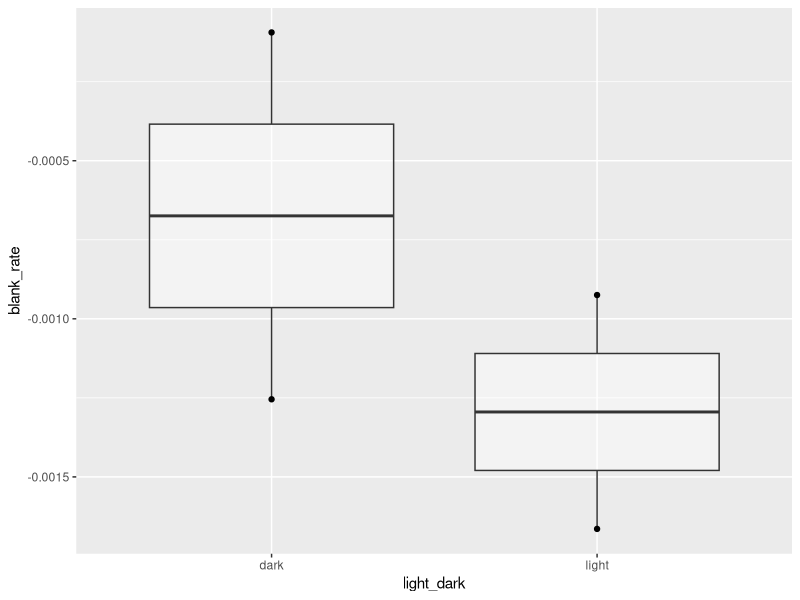

The R script that drew this image: (Note: this script raises an error after producing the figure.)
## ---- chunk 1
library(tidyverse) 
library(here) 
library(patchwork)
## ---- chunk 2
respo_data <-read_csv(here("Data", "Respo", "Pilot", "pilot_tile_respirometry.csv"))
tile_measurements <- read_csv(here("Data","Respo","tile_measurements.csv"))
respo_output <- read_csv(here("Data", "Respo", "Pilot", "respo_lightdark_output.csv"))
comm_comp <- read_csv(here("Data", "encrusting_turf_ratio.csv")) %>% select(-"...1")
## ---- chunk 3
sample_data <- left_join(respo_data, tile_measurements, by = join_by(sample_ID, tile_ID))
## ---- chunk 4
respo_rates <- respo_output %>%
  left_join(sample_data) %>% # Join the raw respo calculations with the metadata
  mutate(chamber_volume_l = chamber_volume_ml * 0.001,  # mL to L conversion
         umol_sec = umol_liter_sec * chamber_volume_l) %>% # Account for chamber volume to convert from umol L-1 s-1 to umol s-1. This standardizes across water volumes (different because different communities on each tile, thickness of epoxy, etc) and removes per Liter
  mutate_if(sapply(., is.character), as.factor)  # convert character columns to factors
  
## ---- chunk 5
rates_normalized <- respo_rates %>% 
  filter(blank == 1) %>% # grab the blanks
  group_by(run_block, light_dark) %>% # can't group by light level because they're slightly different for different respo stands
  summarise(blank_rate = mean(umol_sec, na.rm = TRUE)) %>% # if you have multiple blanks per run take the average
  ungroup() %>% 
  #dplyr::select(Light_level, run_block, blank_rate, date) %>% # this is what I will use to join the blanks back with the raw data
  right_join(respo_rates) %>% # join blanks with the respo data
  mutate(
      # Blank corrected rates
        umol_sec_corrected = umol_sec - blank_rate, # Blank corrected rates = subtract the blank rates from the raw rates   
      # Rates in micromols, normalized to surface area (in cm2)   
         umol_cm2_hr_uncorrected = (umol_sec*3600)/surface_area_cm2,
         umol_cm2_hr = (umol_sec_corrected*3600)/surface_area_cm2, 
      # Rates in micromols, normalized to dry weight (in g)
         umol_g_hr_uncorrected = (umol_sec*3600)/dry_weight_g, 
         umol_g_hr = (umol_sec_corrected*3600)/dry_weight_g,
      # Rates in millimols, normalized to surface area (in cm2)
         mmol_cm2_hr_uncorrected = 0.001*(umol_sec*3600)/surface_area_cm2,
         mmol_cm2_hr = 0.001*(umol_sec_corrected*3600)/surface_area_cm2, # convert to mmol cm-2 hr-1, normalized to surface area
      # Rates in millimols, normalized to dry weight (in g)
         mmol_g_hr_uncorrected = 0.001*(umol_sec*3600)/dry_weight_g,
         mmol_g_hr = 0.001*(umol_sec_corrected*3600)/dry_weight_g
        ) %>% 
  filter(blank!=1) %>% # remove the Blank data
  select(respo_date, sample_ID, tile_ID, treatment, light_dark, run_block, surface_area_cm2, dry_weight_g, umol_cm2_hr,umol_cm2_hr_uncorrected, umol_g_hr, umol_g_hr_uncorrected, mmol_cm2_hr_uncorrected, mmol_cm2_hr, mmol_g_hr_uncorrected, mmol_g_hr, channel_number, temp_C, light_level) #keep only what we need
## ---- chunk 6
blanks_only <- respo_rates %>% 
  filter(blank == 1) %>% # grab the blanks
  group_by(light_dark, run_block) %>%
  summarise(blank_rate = mean(umol_sec, na.rm = TRUE))
## ---- chunk 7
blanks_only %>%
  ggplot(aes(x = light_dark, y = blank_rate)) +
  geom_boxplot(alpha = 0.4) + geom_point()
## ---- chunk 8
rates_PR_SAnorm <- rates_normalized %>%
  select(-c(light_level,temp_C, # remove the things that make light and dark runs different and keep them in separate rows
            umol_cm2_hr_uncorrected, umol_g_hr, umol_g_hr_uncorrected, mmol_cm2_hr_uncorrected, mmol_cm2_hr, mmol_g_hr_uncorrected, mmol_g_hr)) %>% # remove uncorrected column, dry weight column, and mmol colums to pivot
  pivot_wider(names_from = light_dark, 
              values_from = umol_cm2_hr) %>%  # makes light and dark columns with the rates for their respective run 
  rename(respiration = dark , net_photosynthesis = light) %>% # rename the columns
  mutate(respiration = -1 * respiration,  # Make respiration positive
         gross_photosynthesis = respiration + net_photosynthesis) %>% 
  pivot_longer(cols = respiration:gross_photosynthesis, names_to = "PR", values_to = "values") #values still in umol.cm2.hr

rates_PR_SAnorm
## ---- chunk 9
write_csv(rates_PR_SAnorm,here("Data","Respo", "Pilot", "Respo Outputs", "PnR_rates_SAnorm.csv")) # export all the uptake rates
## ---- chunk 10
rates_PR_DWnorm <- rates_normalized %>%
  select(-c(light_level,temp_C, # remove the things that make light and dark runs different and keep them in separate rows
            umol_g_hr_uncorrected, umol_cm2_hr, umol_cm2_hr_uncorrected, mmol_cm2_hr_uncorrected, mmol_cm2_hr, mmol_g_hr_uncorrected, mmol_g_hr)) %>% # remove uncorrected column, dry weight column, and mmol colums to pivot
  pivot_wider(names_from = light_dark, 
              values_from = umol_g_hr) %>%  # makes light and dark columns with the rates for their respective run 
  rename(respiration = dark , net_photosynthesis = light) %>% # rename the columns
  mutate(respiration = -1 * respiration,  # Make respiration positive
         gross_photosynthesis = respiration + net_photosynthesis) %>% 
  pivot_longer(cols = respiration:gross_photosynthesis, names_to = "PR", values_to = "values") #values still in umol.cm2.hr

rates_PR_DWnorm
## ---- chunk 11
write_csv(rates_PR_SAnorm,here("Data","Respo", "Pilot", "Respo Outputs", "PnR_rates_DWnorm.csv")) # export all the uptake rates
## ---- chunk 12
rates_SA_long <- rates_PR_SAnorm %>% 
  pivot_wider(names_from = "PR", 
              values_from = "values") %>%
  left_join(comm_comp,  by = c("tile_ID" = "tile_id", "treatment", "respo_date" = "date"))
## ---- chunk 13
rates_DW_long <- rates_PR_DWnorm %>% 
  pivot_wider(names_from = "PR", 
              values_from = "values") %>% 
  left_join(comm_comp,  by = c("tile_ID" = "tile_id", "treatment", "respo_date" = "date"))
## ---- chunk 14
tile_measurements %>%
  filter(treatment %in% c("white", "black")) %>%
  ggplot(aes(x = treatment, y = dry_weight_g, color = treatment)) +
  geom_jitter() +
  geom_boxplot(alpha = 0.4) +
  theme_bw() +
  labs(y = "Dry Algae Biomass (g)") +
  guides(color = "none")
## ---- chunk 15
tile_measurements %>% 
  filter(treatment %in% c("white", "black")) %>% 
  group_by(treatment) %>% 
  summarize(mean_weight = mean(dry_weight_g))
## ---- chunk 16
rates_PR_SAnorm %>% 
  ggplot(aes(x = treatment, y = values, color = treatment)) +
  geom_jitter() +
  geom_boxplot(alpha = 0.4) +
  facet_wrap(~PR ,scales = "free") + #*run_block, nrow = 3
  theme_bw() +
  labs(x = "Treatment", y = "umol.cm2.hr")+
  theme(strip.background = element_rect(fill = "white"),
        strip.text = element_text(face = "bold")) +
  guides(color = "none")
## ---- chunk 17
rates_PR_DWnorm %>% 
  ggplot(aes(x = treatment, y = values, color = treatment)) +
  geom_jitter() +
  geom_boxplot(alpha = 0.4) +
  facet_wrap(~PR, scales = "free") +
  theme_bw() +
  labs(x = "Treatment", y = "umol.g.hr")+
  theme(strip.background = element_rect(fill = "white"),
        strip.text = element_text(face = "bold")) +
  guides(color = "none")
## ---- chunk 18
rates_PR_SAnorm %>% 
  group_by(treatment, PR) %>% 
  summarize(mean_value = mean(values))
## ---- chunk 19
rates_PR_DWnorm %>% 
  group_by(treatment, PR) %>% 
  summarize(mean_value = mean(values))
## ---- chunk 20
rates_PR_SAnorm %>% filter(PR == "gross_photosynthesis") %>%
  ggplot(aes(x = treatment, y = values, color = treatment)) +
  geom_jitter() +
  geom_boxplot(alpha = 0.4) +
  theme_bw() +
  labs(y ="Gross Photosynthesis (umol.cm2.hr)") +
  guides(color = "none")
## ---- chunk 21
rates_PR_DWnorm %>% filter(PR == "gross_photosynthesis") %>%
  ggplot(aes(x = treatment, y = values, color = treatment)) +
  geom_jitter() +
  geom_boxplot(alpha = 0.4) +
  theme_bw() +
  labs(y ="Gross Photosynthesis (umol.g.hr)") +
  guides(color = "none")
## ---- chunk 22
rates_PR_SAnorm %>% filter(PR == "net_photosynthesis") %>%
  ggplot(aes(x = treatment, y = values, color = treatment)) +
  geom_jitter() +
  geom_boxplot(alpha = 0.4) +
  theme_bw() +
  labs(y ="Net Photosynthesis (umol.cm2.hr)") +
  guides(color = "none")
## ---- chunk 23
rates_PR_DWnorm %>% filter(PR == "net_photosynthesis") %>%
  ggplot(aes(x = treatment, y = values, color = treatment)) +
  geom_jitter() +
  geom_boxplot(alpha = 0.4) +
  theme_bw() +
  labs(y ="Net Photosynthesis (umol.g.hr)") +
  guides(color = "none")
## ---- chunk 24
rates_PR_SAnorm %>% filter(PR == "respiration") %>%
  ggplot(aes(x = treatment, y = values, color = treatment)) +
  geom_jitter() +
  geom_boxplot(alpha = 0.4) +
  theme_bw() +
  labs(y ="Respiration (umol.cm2.hr)") +
  guides(color = "none")
## ---- chunk 25
rates_PR_DWnorm %>% filter(PR == "respiration") %>%
  ggplot(aes(x = treatment, y = values, color = treatment)) +
  geom_jitter() +
  geom_boxplot(alpha = 0.4) +
  theme_bw() +
  labs(y ="Respiration (umol.g.hr)") +
  guides(color = "none")
## ---- chunk 26
rates_normalized %>%
  ggplot(aes(x = tile_ID, y = umol_cm2_hr, color = light_dark))+
  geom_point() +
  facet_wrap(~treatment, scales = "free_x")
## ---- chunk 27
rates_SA_long %>% 
  ggplot(aes(x = ratio, y = net_photosynthesis)) + 
  geom_point() + 
  geom_smooth(method = "lm") +
  #facet_wrap(~treatment) + 
  theme_bw() +
  labs(x = "Encrusting/Turf Ratio")

# higher ratio means more encrusting algae relative to turf
## ---- chunk 28
rates_DW_long %>% 
  ggplot(aes(x = ratio, y = net_photosynthesis)) + 
  geom_point() + 
  geom_smooth(method = "lm") +
  #facet_wrap(~treatment) + 
  theme_bw() +
  labs(x = "Encrusting/Turf Ratio")
## ---- chunk 29
rates_SA_long %>% 
  ggplot(aes(x = ratio, y = gross_photosynthesis)) + 
  geom_point() + 
  geom_smooth(method = "lm") +
  #facet_wrap(~treatment) + 
  theme_bw() +
  labs(x = "Encrusting/Turf Ratio")
## ---- chunk 30
rates_DW_long %>% 
  ggplot(aes(x = ratio, y = gross_photosynthesis)) + 
  geom_point() + 
  geom_smooth(method = "lm") +
  #facet_wrap(~treatment) + 
  theme_bw() +
  labs(x = "Encrusting/Turf Ratio")
## ---- chunk 31
rates_SA_long %>% 
  ggplot(aes(x = ratio, y = respiration)) + 
  geom_point() + 
  geom_smooth(method = "lm") +
  #facet_wrap(~treatment) + 
  theme_bw() +
  labs(x = "Encrusting/Turf Ratio")
## ---- chunk 32
rates_DW_long %>% 
  ggplot(aes(x = ratio, y = respiration)) + 
  geom_point() + 
  geom_smooth(method = "lm") +
  #facet_wrap(~treatment) + 
  theme_bw() +
  labs(x = "Encrusting/Turf Ratio")
